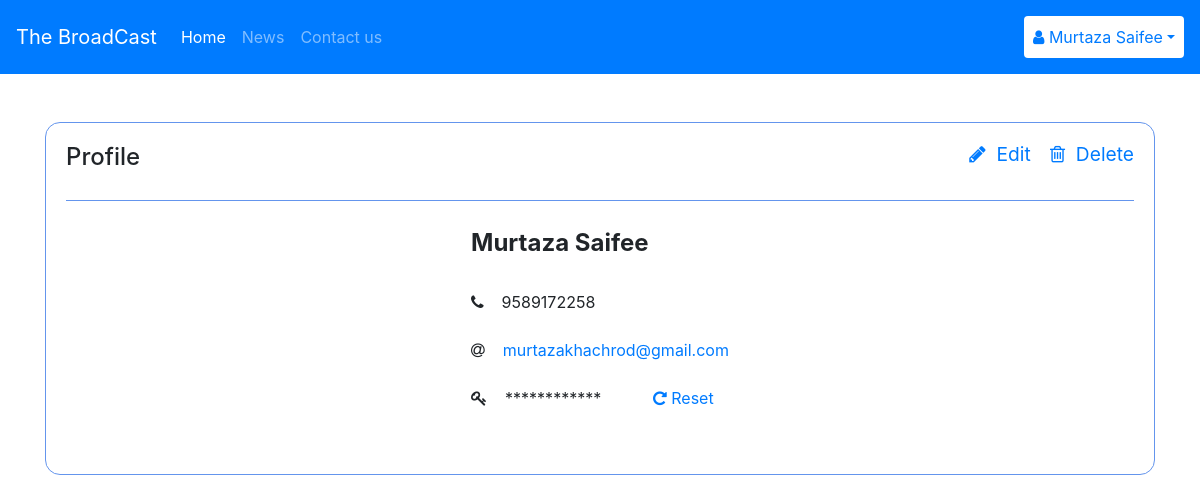
The page /profile (signed in) on the database as committed earlier.
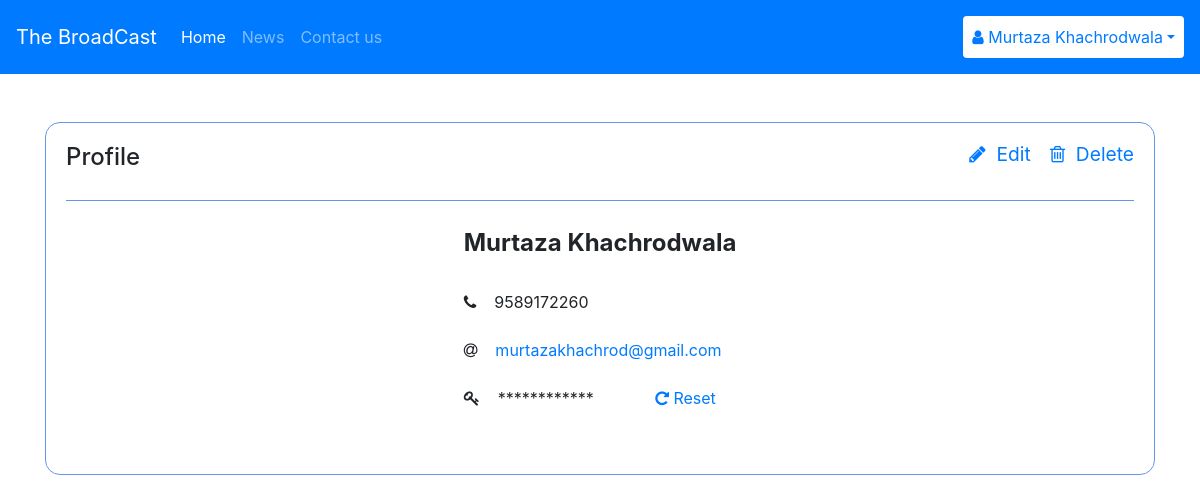
The same page on the database as committed later.
### app.py (models this page shows, shortened)
class Users(db.Model):
    id = db.Column(db.Integer, primary_key=True)
    fullName = db.Column(db.String(30), unique=True, nullable=False)
    phone = db.Column(db.Integer, unique=True, default=0)
    email = db.Column(db.String(50), unique=True, nullable=False)
    password = db.Column(db.String(30), unique=True, nullable=False)
    admin = db.Column(db.Boolean, default=False)
    news = db.relationship('News', backref='author', lazy='dynamic')

### app.py (the view)
@app.route('/profile')
def profile():
    if 'loggedin' in session:
        userId = session['userId']
        user = Users.query.filter(Users.id==userId).first()
        return render_template('profile.html', user=user)
    return redirect(url_for('index'))

### templates/profile.html (shortened to what this page needs)
    {% extends "base.html" %}
    {% block head %}
    <link rel="stylesheet" href="{{ url_for('static', filename='css/floating-labels.css') }}">
    {% endblock %}
    {% block body %}
        <div class="card-deck mb-3">
            <div class="card mt-5" style="width: auto; border-color: cornflowerblue; border-radius: 15px;">
                <div class="card-body">
                    <h4 class="card-title" style="display: inline-flex;">Profile</h4>
                    <h4 style="display: inline-flex; float: right;">
                        <a class="small" href="#" data-toggle="modal" data-target="#editModal"><i
                                class="fa fa-pencil"></i>&nbsp;
                            Edit</a>
                        <a class="small" href="#" data-toggle="modal" data-target="#deleteModal"><i
                                class="fa fa-trash-o"></i>&nbsp; Delete</a>
                    </h4>
                    <hr style="border-color: cornflowerblue;">
                    <p class="card-text">
                    <div class="row">
                        <div class="col profileTable">
                            <table class="table table-borderless" style="width: auto;">
                                <tbody>
                                    <tr>
                                        <td colspan="2"><h4 class="font-weight-bold">{{ user.fullName }}</h4></td>
                                    </tr>
                                    <tr>
                                        <td colspan="2"><i class="fa fa-phone"></i>&nbsp;&nbsp; &nbsp;{% if user.phone %}{{ user.phone }}{% else %}NA</td>{% endif %}
                                    </tr>
                                    <tr>
                                        <td colspan="2"><i class="fa fa-at"></i>&nbsp;&nbsp; &nbsp;<a href="mailto:{{ user.email }}">{{ user.email }}</a></td>
                                    </tr>
                                    <tr>
                                        <td><i class="fa fa-key"></i>&nbsp;&nbsp; &nbsp;************</td><td><a href="#" data-toggle="modal" data-target="#passwordModal"><i
                                                    class="fa fa-repeat"></i>&nbsp;Reset</a></td>
                                    </tr>
                                </tbody>
                            </table>
                        </div>
                    </div>
                    </p>
                </div>
            </div>
        </div>
    {% endblock %}

### templates/base.html (shortened to what this page needs)
<!DOCTYPE html>
<html lang="en">
<head>
    <link rel="stylesheet" href="{{ url_for('static', filename='css/style.css') }}">
    <link rel="stylesheet" href="https://stackpath.bootstrapcdn.com/bootstrap/4.3.1/css/bootstrap.min.css"
>
    <link href="https://stackpath.bootstrapcdn.com/font-awesome/4.7.0/css/font-awesome.min.css" rel="stylesheet" type="text/css">
    {% block head %} {% endblock %}
</head>
<body>
    <nav class="navbar navbar-expand-md navbar-dark bg-primary">
        <a class="navbar-brand" href="/">The BroadCast</a>
        <div class="collapse navbar-collapse" id="myNavbar">
          <ul class="navbar-nav mr-auto">
            <li class="nav-item active">
              <a class="nav-link" href="/">Home <span class="sr-only">(current)</span></a>
            </li>
            <li class="nav-item">
              <a class="nav-link" href="/news">News</a>
            </li>
            <li class="nav-item">
              <a class="nav-link" href="{{ url_for('contact') }}">Contact us</a>
            </li>
          </ul>
          {% if not user %}
          <div class="my-2 md-my-0">
            <ul class="navbar-nav">
              <li class="nav-item user">
                <a class="nav-link btn text-primary" href="{{ url_for('signin') }}" style="background-color: white;">
                  <i class="fa fa-sign-in"></i>&nbsp;Guest</a>
              </li>
            </ul>
          </div>
          {% else %}
          <div class="my-2 md-my-0">
            <ul class="navbar-nav">
              <li class="nav-item dropdown">
                <a class="nav-link dropdown-toggle btn text-primary" href="#" id="dropdown" data-toggle="dropdown" style="background-color: white;" aria-haspopup="true" aria-expanded="false" style="color: white;">
                  <i class="fa fa-user"></i>&nbsp;{{ user.fullName }}</a>
              </li>
            </ul>
          </div>
          {% endif %}
        </div>
    </nav>
    <div class="container">
        {% block body %} {% endblock %}
    </div>
</body>
</html>

Rows that differ between the two databases and show on the page:
changed Users "murtazakhachrod@gmail.com": fullName "Murtaza Saifee" → "Murtaza Khachrodwala"; phone "9589172258" → "9589172260"
